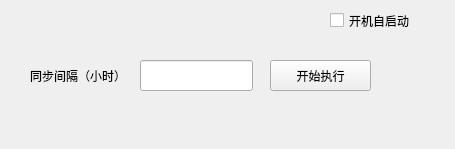
<?xml version="1.0" encoding="UTF-8"?>
<ui version="4.0">
 <class>MainWindow</class>
 <widget class="QMainWindow" name="MainWindow">
  <property name="geometry">
   <rect>
    <x>0</x>
    <y>0</y>
    <width>455</width>
    <height>149</height>
   </rect>
  </property>
  <property name="windowTitle">
   <string>桌面日历自动云同步</string>
  </property>
  <widget class="QWidget" name="centralwidget">
   <widget class="QPushButton" name="pushButton">
    <property name="geometry">
     <rect>
      <x>270</x>
      <y>60</y>
      <width>101</width>
      <height>31</height>
     </rect>
    </property>
    <property name="text">
     <string>开始执行</string>
    </property>
   </widget>
   <widget class="QLineEdit" name="lineEdit">
    <property name="geometry">
     <rect>
      <x>140</x>
      <y>60</y>
      <width>113</width>
      <height>31</height>
     </rect>
    </property>
   </widget>
   <widget class="QLabel" name="label">
    <property name="geometry">
     <rect>
      <x>30</x>
      <y>60</y>
      <width>101</width>
      <height>31</height>
     </rect>
    </property>
    <property name="text">
     <string>同步间隔（小时）</string>
    </property>
   </widget>
   <widget class="QCheckBox" name="checkBox">
    <property name="geometry">
     <rect>
      <x>330</x>
      <y>10</y>
      <width>111</width>
      <height>21</height>
     </rect>
    </property>
    <property name="text">
     <string>开机自启动</string>
    </property>
   </widget>
  </widget>
 </widget>
 <resources/>
 <connections/>
</ui>
